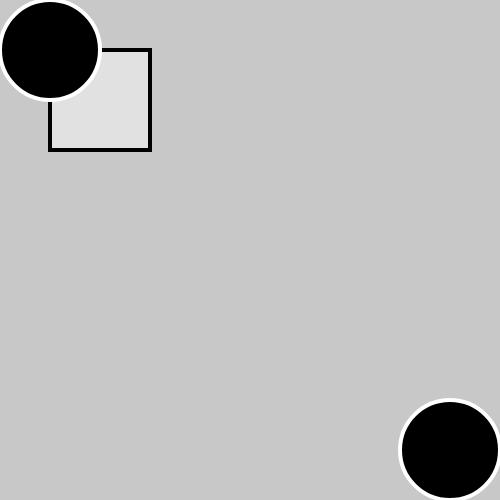
Frame 1 (no input)
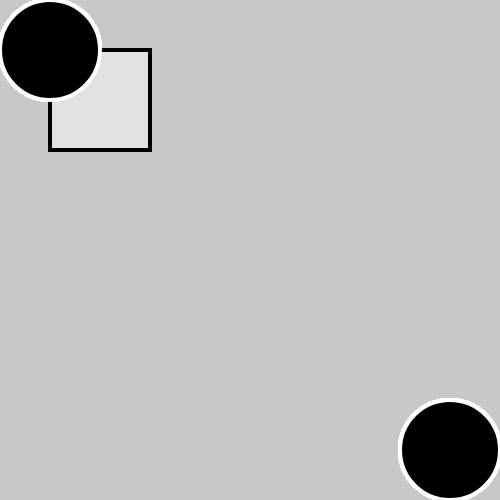
Frame 60 (no input)
Frame 120 (the mouse pressed at the canvas centre since frame 60): identical to frame 60, image omitted

The p5.js sketch that drew these frames (run headless with seeded random() and noise() and a simulated clock; from frame 60 on, the mouse is pressed at the canvas centre):

// p5.js sketch
// ── sketch.js
/*
 * Colour, Stroke & Fill
 * @author Gareth Foote
 */
function setup() {
  createCanvas(500, 500);
  background(200);
}

function draw() {
  
  strokeWeight(4);
  stroke(0);
  fill(225);
  
  // Rectangle
  rect(50, 50, 100,100);
  
  stroke(255);
  fill(0);
  
  // Ellipse 1
  ellipse(50, 50, 100);

  // Ellipse 2
  ellipse(450, 450, 100);

  // Triangle
  // Line
  // Arc
  // Quad
  // noStroke();
  
}
